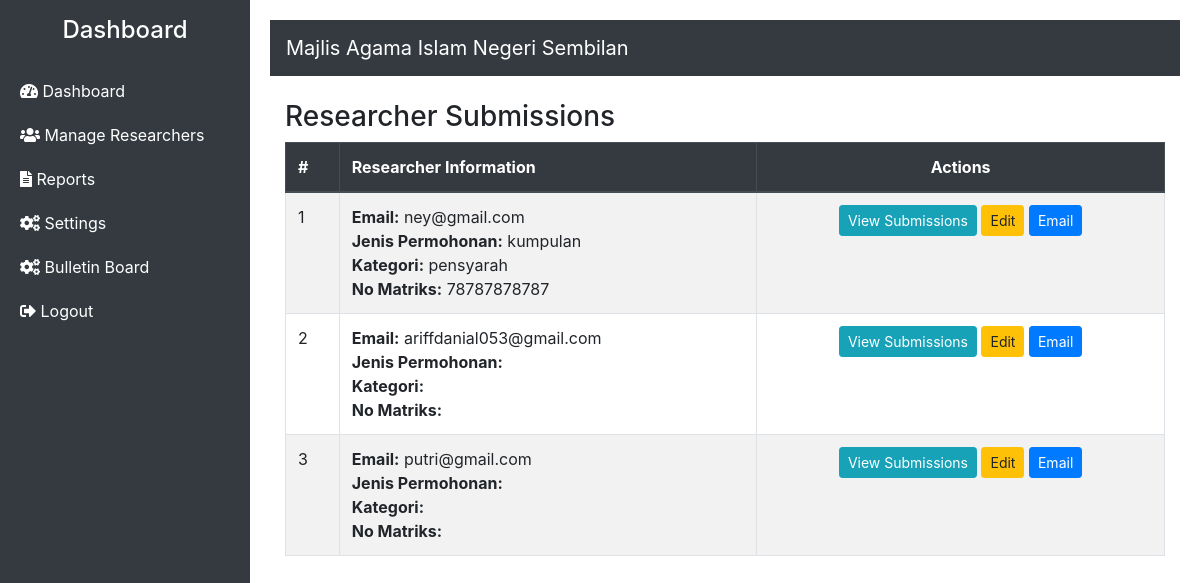
The app's page /homepageadmin.php (signed in) with its own data.
### tables this page shows
CREATE TABLE `researcher` (
  `researcher_id` int(11) NOT NULL,
  `name` varchar(100) NOT NULL,
  `phone` varchar(15) DEFAULT NULL,
  `email` varchar(100) NOT NULL,
  `fakulti` varchar(100) DEFAULT NULL,
  `info` varchar(20) DEFAULT NULL,
  `institusi` varchar(30) DEFAULT NULL,
  `password` varchar(50) NOT NULL,
  `no_daftar` varchar(50) NOT NULL,
  `jenis_permohonan` varchar(20) DEFAULT NULL,
  `kategori` varchar(20) DEFAULT NULL,
  `no_matriks` varchar(20) DEFAULT NULL,
  `tarikh_lahir` date DEFAULT NULL,
  `jantina` varchar(10) DEFAULT NULL,
  `kewarganegaraan` varchar(50) DEFAULT NULL,
  `pembiayaan` varchar(20) DEFAULT NULL,
  `profile_picture` varchar(255) DEFAULT NULL
);

### homepageadmin.php (the view, shortened to what this page needs)
<?php
include 'config.php';
$query = "
    SELECT
        r.researcher_id, r.email, r.jenis_permohonan, r.kategori, r.no_matriks, r.tarikh_lahir, r.jantina,
        r.kewarganegaraan, r.pembiayaan
    FROM researcher r
";
$stmt = $conn->prepare($query);
$stmt->execute();
$result = $stmt->get_result();
$data = [];
while ($row = $result->fetch_assoc()) {
    $data[] = $row;
}
?>
<!DOCTYPE html>
<html lang="en">
<head>
    <link href="https://cdn.jsdelivr.net/npm/bootstrap@4.5.2/dist/css/bootstrap.min.css" rel="stylesheet">
    <link href="https://cdnjs.cloudflare.com/ajax/libs/font-awesome/5.15.4/css/all.min.css" rel="stylesheet">
</head>
<body>
    <div class="sidebar">
        <h4 class="text-center py-3">Dashboard</h4>
        <a href="admin_dashboard.php"><i class="fas fa-tachometer-alt"></i> Dashboard</a>
        <a href="manageresearchers.php"><i class="fas fa-users"></i> Manage Researchers</a>
        <a href="reports.php"><i class="fas fa-file-alt"></i> Reports</a>
        <a href="settings.php"><i class="fas fa-cogs"></i> Settings</a>
        <a href="bulletinboard.php"><i class="fas fa-cogs"></i> Bulletin Board</a>
        <a href="login.php"><i class="fas fa-sign-out-alt"></i> Logout</a>
    </div>
    <div class="content">
        <nav class="navbar navbar-expand-lg navbar-dark">
            <a class="navbar-brand" href="#">Majlis Agama Islam Negeri Sembilan</a>
        </nav>
        <div class="container mt-4">
            <h3>Researcher Submissions</h3>
            <div class="table-responsive">
                <table id="researcherTable" class="table table-striped table-bordered table-hover">
                    <thead class="thead-dark">
                        <tr>
                            <th>#</th>
                            <th>Researcher Information</th>
                            <th class="text-center">Actions</th>
                        </tr>
                    </thead>
                    <tbody>
                        <?php if (!empty($data)): ?>
                            <?php foreach ($data as $index => $row): ?>
                                <tr>
                                    <td><?php echo $index + 1; ?></td>
                                    <td>
                                        <strong>Email:</strong> <?php echo htmlspecialchars($row['email']); ?><br>
                                        <strong>Jenis Permohonan:</strong> <?php echo htmlspecialchars($row['jenis_permohonan']); ?><br>
                                        <strong>Kategori:</strong> <?php echo htmlspecialchars($row['kategori']); ?><br>
                                        <strong>No Matriks:</strong> <?php echo htmlspecialchars($row['no_matriks']); ?><br>
                                    </td>
                                    <td class="text-center">
                                        <a href="senaraikajianadmin.php?researcher_id=<?php echo $row['researcher_id']; ?>" class="btn btn-sm btn-info">View Submissions</a>
                                        <a href="borangpermohonan.php?researcher_id=<?php echo $row['researcher_id']; ?>" class="btn btn-sm btn-warning">Edit</a>
                                        <a href="mailto:<?php echo htmlspecialchars($row['email']); ?>" class="btn btn-sm btn-primary">Email</a>
                                    </td>
                                </tr>
                            <?php endforeach; ?>
                        <?php else: ?>
                            <tr>
                                <td colspan="3" class="text-center">No researchers found.</td>
                            </tr>
                        <?php endif; ?>
                    </tbody>
                </table>
            </div>
        </div>
    </div>
</body>
</html>

### homepageadmin.php (style rules this page uses)
body { display: flex; }
.sidebar { min-width: 250px; max-width: 250px; background: #343a40; color: white; height: 100vh; position: fixed; }
.sidebar a { color: white; text-decoration: none; display: block; padding: 10px 20px; }
.content { margin-left: 250px; padding: 20px; width: 100%; }
.navbar { background-color: #343a40; }
.navbar .navbar-brand { color: white; }

### records on screen
researcher: email "ney@gmail.com", jenis_permohonan "kumpulan", kategori "pensyarah", no_matriks "78787878787"
researcher: email "ariffdanial053@gmail.com"
researcher: email "putri@gmail.com"
